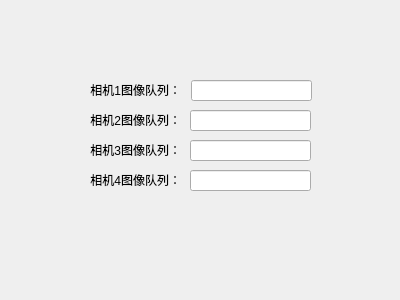
<?xml version="1.0" encoding="UTF-8"?>
<ui version="4.0">
 <class>QRrealTimeState</class>
 <widget class="QDialog" name="QRrealTimeState">
  <property name="geometry">
   <rect>
    <x>0</x>
    <y>0</y>
    <width>400</width>
    <height>300</height>
   </rect>
  </property>
  <property name="windowTitle">
   <string>Dialog</string>
  </property>
  <widget class="QLineEdit" name="lineEdit_2">
   <property name="geometry">
    <rect>
     <x>190</x>
     <y>110</y>
     <width>121</width>
     <height>21</height>
    </rect>
   </property>
  </widget>
  <widget class="QLineEdit" name="lineEdit_4">
   <property name="geometry">
    <rect>
     <x>190</x>
     <y>170</y>
     <width>121</width>
     <height>21</height>
    </rect>
   </property>
  </widget>
  <widget class="QLabel" name="label_3">
   <property name="geometry">
    <rect>
     <x>70</x>
     <y>140</y>
     <width>111</width>
     <height>20</height>
    </rect>
   </property>
   <property name="text">
    <string>相机3图像队列：</string>
   </property>
   <property name="alignment">
    <set>Qt::AlignmentFlag::AlignRight|Qt::AlignmentFlag::AlignTrailing|Qt::AlignmentFlag::AlignVCenter</set>
   </property>
  </widget>
  <widget class="QLineEdit" name="lineEdit">
   <property name="geometry">
    <rect>
     <x>191</x>
     <y>80</y>
     <width>121</width>
     <height>21</height>
    </rect>
   </property>
  </widget>
  <widget class="QLabel" name="label_4">
   <property name="geometry">
    <rect>
     <x>70</x>
     <y>170</y>
     <width>111</width>
     <height>20</height>
    </rect>
   </property>
   <property name="text">
    <string>相机4图像队列：</string>
   </property>
   <property name="alignment">
    <set>Qt::AlignmentFlag::AlignRight|Qt::AlignmentFlag::AlignTrailing|Qt::AlignmentFlag::AlignVCenter</set>
   </property>
  </widget>
  <widget class="QLineEdit" name="lineEdit_3">
   <property name="geometry">
    <rect>
     <x>190</x>
     <y>140</y>
     <width>121</width>
     <height>21</height>
    </rect>
   </property>
  </widget>
  <widget class="QLabel" name="label_2">
   <property name="geometry">
    <rect>
     <x>70</x>
     <y>110</y>
     <width>111</width>
     <height>20</height>
    </rect>
   </property>
   <property name="text">
    <string>相机2图像队列：</string>
   </property>
   <property name="alignment">
    <set>Qt::AlignmentFlag::AlignRight|Qt::AlignmentFlag::AlignTrailing|Qt::AlignmentFlag::AlignVCenter</set>
   </property>
  </widget>
  <widget class="QLabel" name="label">
   <property name="geometry">
    <rect>
     <x>70</x>
     <y>80</y>
     <width>111</width>
     <height>20</height>
    </rect>
   </property>
   <property name="text">
    <string>相机1图像队列：</string>
   </property>
   <property name="alignment">
    <set>Qt::AlignmentFlag::AlignRight|Qt::AlignmentFlag::AlignTrailing|Qt::AlignmentFlag::AlignVCenter</set>
   </property>
  </widget>
 </widget>
 <resources/>
 <connections/>
</ui>
